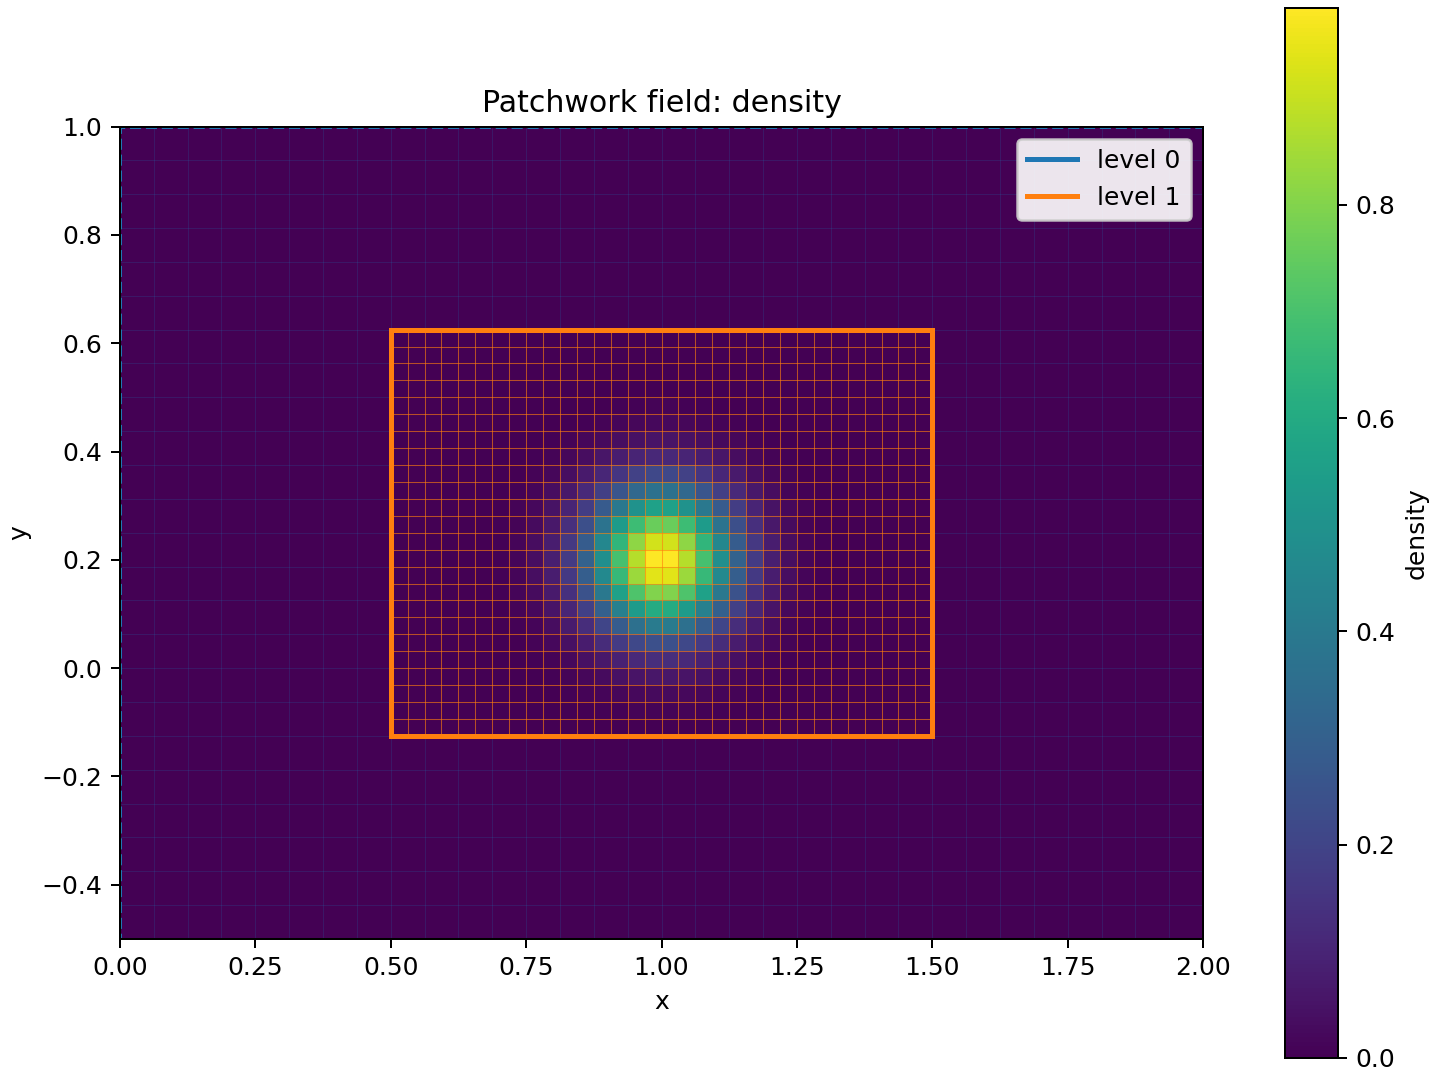

Recreate this plot in Python.
"""Build and plot a two-level 2D mesh, with or without MPI."""

from pathlib import Path

import numpy as np

from patchwork import AMRHierarchy, plot_patches


mesh = AMRHierarchy(base_shape=(32, 24), bounds=((0.0, 2.0), (-0.5, 1.0)))
mesh.add_patch(level=1, box=((16, 48), (12, 36)))
mesh.allocate_field("density", halo=1)

for patch in mesh:
    field = patch.field("density")
    (i0, _), (j0, _) = patch.box
    (li0, li1), (lj0, lj1) = field.layout.index_bounds
    dx, dy = mesh.spacing(patch.level)
    x0, y0 = mesh.lower_bound
    x = x0 + (i0 + np.arange(li0, li1) + 0.5) * dx
    y = y0 + (j0 + np.arange(lj0, lj1) + 0.5) * dy
    xx, yy = np.meshgrid(x, y, indexing="ij")
    field.local[...] = np.exp(-60.0 * ((xx - 1.0) ** 2 + (yy - 0.2) ** 2))

result = plot_patches(mesh, field="density")
if result is not None:
    figure, _ = result
    output = Path(__file__).with_name("two_level_mesh.png")
    figure.savefig(output, dpi=180)
    print(f"Saved {output}")
